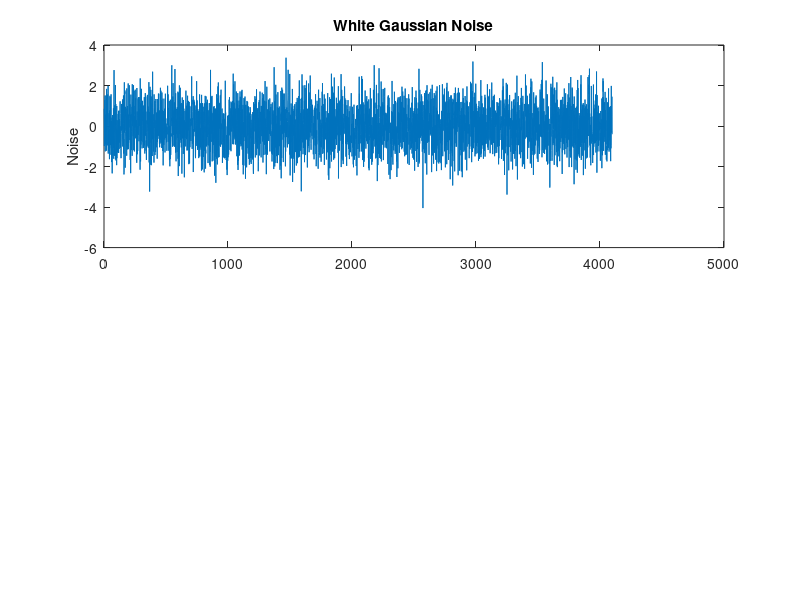

Source code (MATLAB): (Note: this script raises an error after producing the figure.)
%
% Demonstrates power spectral densities of different noise types
%
clear all;
close all;
disp('demo2_06 : Simulate and analyze pseudo-noise types');
noise0(1) = randn;       % unit white gaussian noise
noise1(1) = 128;         % random walk (Wiener process)
noise2(1) = randn;       % exponentially correlated
damping2  = exp(-1/100); % e.c. damping factor
sigma2    = sqrt(1 - damping2^2);
noise3(1) = randn;       % harmonic noise
damping3  = exp(-1/100); % h.n. damping factor
sigma3    = sqrt(1 - damping3^2);
n4        = randn;       % quadrature of noise
delta     = 2*pi/32;     % harmonic noise angular increments
c         = cos(delta);
s         = sin(delta);
for k=2:4098,
   noise0(k) = randn;
   noise1(k) = noise1(k-1) + randn;
   noise2(k) = noise2(k-1)*damping2 + sigma2*randn;
   noise3k   = (c*noise3(k-1) + s*n4)*damping3 + sigma3*randn;
   n4        = (-s*noise3(k-1) + c*n4)*damping3 + sigma3*randn;
   noise3(k) = noise3k;
end;
figure;
subplot(2,1,1),plot(noise0);title('White Gaussian Noise');ylabel('Noise');
p = psd(noise0,2048,64,2048);
subplot(2,1,2),loglog(p);ylabel('PSD');
figure;
subplot(2,1,1),plot(noise1);title('Random Walk');ylabel('Noise');
p = psd(noise1,2048,64,2048);
subplot(2,1,2),loglog(p);ylabel('PSD');
figure;
subplot(2,1,1),plot(noise2);title('Exponentially Correlated Noise');ylabel('Noise');
p = psd(noise2,2048,64,2048);
subplot(2,1,2),loglog(p);ylabel('PSD');
figure;
subplot(2,1,1),plot(noise3);title('Harmonic Noise');ylabel('Noise');
p = psd(noise3,2048,64,2048);
subplot(2,1,2),loglog(p);ylabel('PSD');
